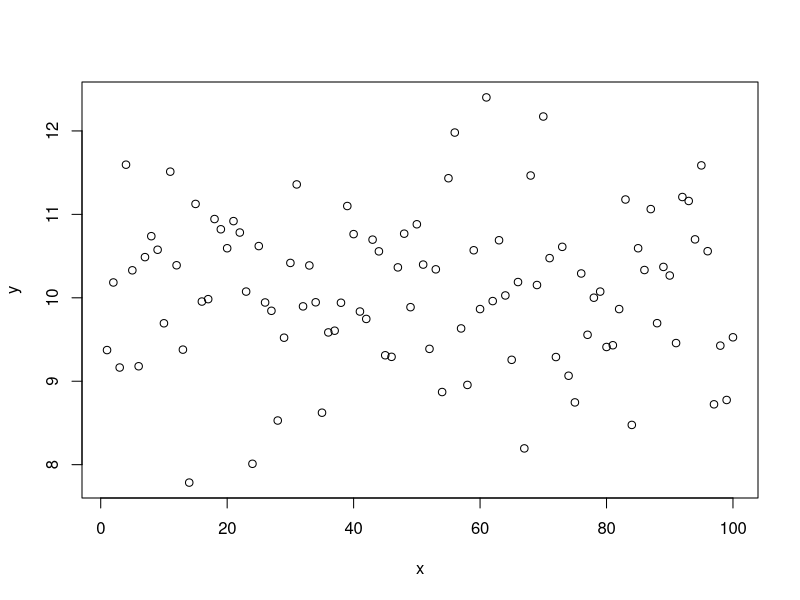

Write R code to recreate this figure.
#Question 1
#(1)Create a column of y that includes 100 random sample from a normal
#distribution with mean=10 and sd=1
set.seed(1)
y <- matrix(rnorm(n=100,mean=10, sd=1))
#(2) Create a column of x that includes numbers 1 to 100
x <- matrix(1:100)
#(3) Draw a scatterplot using R. Based on the figure, do you think
#x and y are correlated?
plot(x,y)


corr <- cor(x,y)
corr
#Based on the plot and the result of cor(), I do not believe that x and y are
#correlated. The value is -0.01456896 which is very close to 0


#(4) Fit a regression model y = B_0 + B_1 * x + epsilon
#and obtain the R^2 value.
lm_model <- lm(formula=y~x)
summary <- summary(lm_model)
r_sq <- summary$r.squared
r_sq
